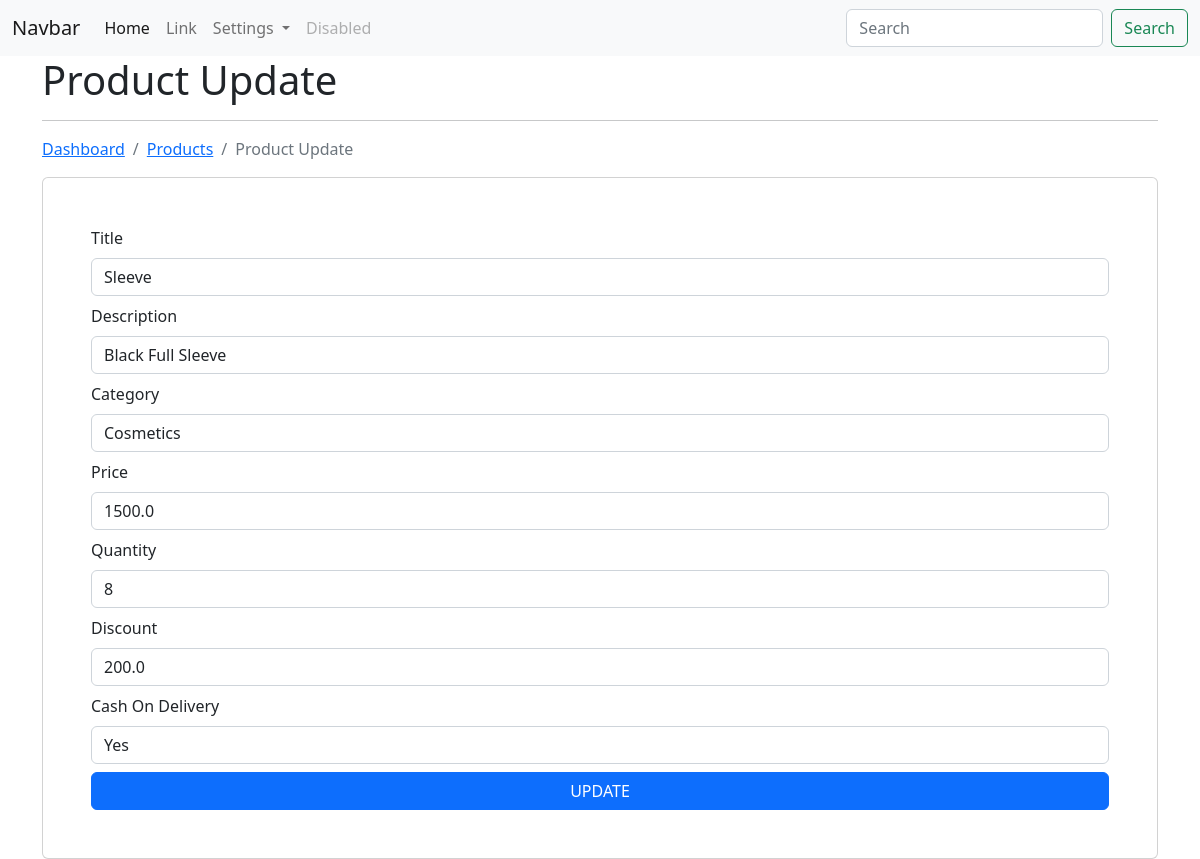
The app's page /ecom/product/edit/2/ (signed in) with its own data.
### app_ecom/models.py (models this page shows, shortened)
class Product(models.Model):
    title = models.CharField(max_length=200)
    desc = models.CharField(max_length=200)
    category = models.ForeignKey(Category, on_delete=models.CASCADE)
    price = models.FloatField()
    image = models.FileField(null=True, blank=True)
    quantity = models.IntegerField()
    discount = models.FloatField()
    cod = models.CharField(max_length=100)
    user = models.ForeignKey(User, on_delete=models.CASCADE)
    class Meta:
        db_table = 'app_products'

### app_ecom/views.py (the view)
# urls.py: path('product/edit/<int:id>/', views.product_edit, name='edit-product'),
@login_required(login_url='/authentication/login/')
def product_edit(request, id):
    product = Product.objects.get(id=id)
    categories = Category.objects.all()
    context = {"data": product, "categories": categories}
    return render(request, 'products/product_edit.html', context)

### templates/products/product_edit.html (shortened to what this page needs)
{% extends "layouts/master.html" %}
{% block content %}
    <div class="container">
        <h1>Product Update</h1>
        <hr>
        <nav aria-label="breadcrumb">
            <ol class="breadcrumb">
              <li class="breadcrumb-item"><a href="{% url 'dashboard' %}">Dashboard</a></li>
              <li class="breadcrumb-item active"><a href="{% url 'list-product' %}">Products</a></li>
              <li class="breadcrumb-item active">Product Update</li>
            </ol>
        </nav>
        <div class="card p-5">
            <form action="{% url 'update-product' %}" method="post">
                <div class="form-group mb-2">
                    <label for="title">Title</label>
                    <input type="text" name="title" value="{{ data.title }}" class="form-control mt-2">
                </div>
                <div class="form-group mb-2">
                    <label for="desc">Description</label>
                    <input type="text" name="desc" value="{{ data.desc }}" class="form-control mt-2">
                </div>
                <div class="form-group mb-2">
                    <label for="category">Category</label>
                    <select name="category" class="form-control mt-2">
                        {% for val in categories %}
                        <option value="{{ val.id }}">{{ val.category_name }}</option>
                        {% endfor %}
                    </select>
                </div>
                <div class="form-group mb-2">
                    <label for="price">Price</label>
                    <input type="text" name="price" value="{{ data.price }}" class="form-control mt-2">
                </div>
                <div class="form-group mb-2">
                    <label for="quantity">Quantity</label>
                    <input type="text" name="quantity" value="{{ data.quantity }}" class="form-control mt-2">
                </div>
                <div class="form-group mb-2">
                    <label for="discount">Discount</label>
                    <input type="text" name="discount" value="{{ data.discount }}" class="form-control mt-2">
                </div>
                <div class="form-group mb-2">
                    <label for="cod">Cash On Delivery</label>
                    <input type="text" name="cod" value="{{ data.cod }}" class="form-control mt-2">
                </div>
                <input type="submit" class="btn btn-primary col-12" value="UPDATE">
            </form>
        </div>
    </div>
{% endblock content %}

### records on screen
Product: title "Sleeve", desc "Black Full Sleeve", price "1500.0", quantity "8", discount "200.0", cod "Yes"

### other values on screen
form field category "Cosmetics"
